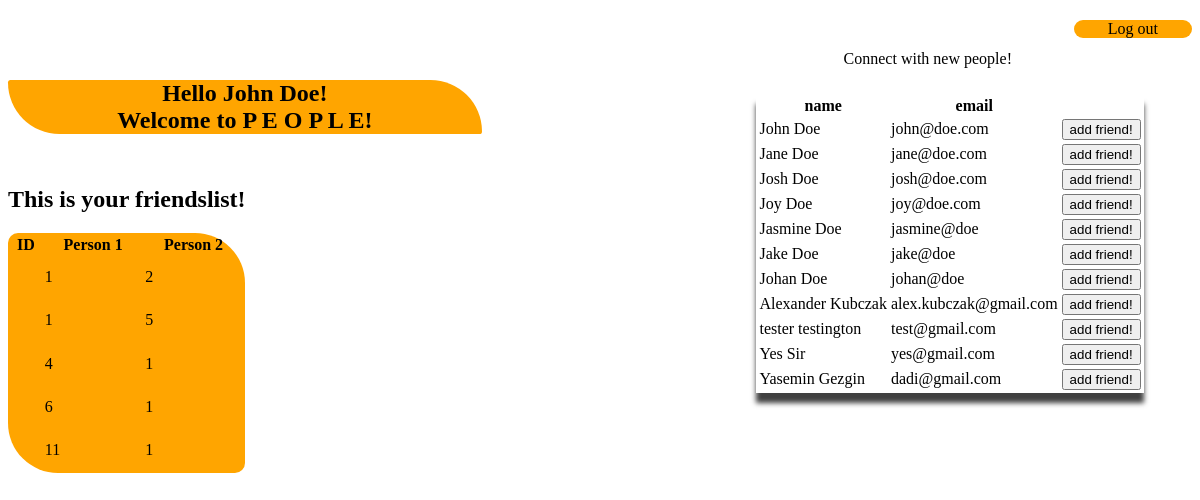
The page / (signed in) on the database its author committed.
### tables this page shows
CREATE TABLE `users` (
  `user_id` int(11) NOT NULL,
  `user_name` varchar(255) NOT NULL,
  `user_email` varchar(255) NOT NULL,
  `user_password` varchar(128) NOT NULL,
  `user_status` varchar(1) NOT NULL DEFAULT 'P',
  `user_img` varchar(255) NOT NULL
);

CREATE TABLE `relationships` (
  `user_id_a` int(11) NOT NULL,
  `user_id_b` int(11) NOT NULL
);

### components/showallusers.php (the view)
<?php
$sql = "SELECT * FROM users";
$result = $connect->query($sql);
if ($result->num_rows > 0) {
  echo "
	<p class='connecthead'>Connect with new people!</p>
	  <table class='allusers'>
	  <thead>
	    <tr>
	      <th>name</th>
	      <th>email</th>
	    </tr>
	  </thead>";
while($row = $result->fetch_assoc()) {
	echo
		'<tr>
			<td class="tablename">' .$row["user_name"]. '</td>
			<td class="tableemail">' .$row["user_email"]. '</td>
			<td><form action="addnewfriend.php" method="GET">
					  <input type="hidden" name="user_id" value="' .$row["user_id"]. '"/>
					  <button type="submit" class="btn btn-primary">add friend!
					  </button>
				</form>
			</td>
	    </tr>';
  }
echo '</table>';
}
?>

### index.php (shortened to what this page needs)
<?php
require_once 'dbconnect.php';
?>
<!DOCTYPE html>
<html>
<head>
<?php include 'components/header.php';?>
<?php
$currentuser = $_SESSION['user'];
$sql = "SELECT * FROM users where user_id = $currentuser";
$result = $connect->query($sql);
$row = $result->fetch_assoc();
echo '<a class="homebutton" type="button" href="logout.php?logout">Log out</a>
  <h2 class="greeting"> Hello ' .$row["user_name"]. '! <br> Welcome to P E O P L E!</h2>';
	?>
<?php include 'components/showallusers.php'; ?>
<br>
<br>
<br>
<br>
<h2> This is your friendslist! </h2>
<?php include 'components/friendships.php'; ?>
</body>
</html>

### components/header.php
<head>
<link rel="stylesheet" type="text/css" href="css/stylesheet.css">
<body>

### components/friendships.php
<?php
$currentname = $_SESSION['user'];
$sql = "SELECT * FROM relationships where (user_id_a = '$currentname') OR (user_id_b = '$currentname')";
$result = $connect->query($sql);
  include 'components/header.php';
if ($result->num_rows > 0) {
echo "
  <table class='freunde'>
  <thead>
    <tr>
      <th scope='col'>ID</th>
      <th scope='col'>Person 1</th>
      <th scope='col'>Person 2</th>
    </tr>
  </thead>";
while($row = $result->fetch_assoc()) {
	echo
		'<tr class="my-5">
			<td>' .$row["user_id"]. '</td>
			<td>' .$row["user_id_a"]. '</td>
			<td>' .$row["user_id_b"]. '</td>
	    </tr>';
  }
echo '</table>';
}
?>

### css/stylesheet.css (style rules this page uses)
.homebutton { background-color: orange; text-decoration: none; color: black; width: 10%; float: right; text-align: center; border-radius: 1vw; }
.allusers { float: right; position: relative; left: 10vw; box-shadow: 0px 10px 5px 0px rgba(0,0,0,0.75); }
.tablename { margin-bottom: 1vw; }
.greeting { width: 40%; position: relative; top: 5vw; background-color: orange; border-radius: 10px 200px 10px 200px; text-align: center; }
.connecthead { position: relative; bottom: 5vw; right: 15vw; float: right; }
.freunde { background-color: orange; border-radius: 10px 50px 10px 50px; width: 20%; height: 20vw; }

### rows shown on the page
users: user_name "John Doe", user_email "john@doe.com"
users: user_name "Jane Doe", user_email "jane@doe.com"
users: user_name "Josh Doe", user_email "josh@doe.com"
users: user_name "Joy Doe", user_email "joy@doe.com"
users: user_name "Jasmine Doe", user_email "jasmine@doe"
users: user_name "Jake Doe", user_email "jake@doe"
users: user_name "Johan Doe", user_email "johan@doe"
users: user_name "Alexander Kubczak", user_email "alex.kubczak@gmail.com"
users: user_name "tester testington", user_email "test@gmail.com"
users: user_name "Yes Sir", user_email "yes@gmail.com"
users: user_name "Yasemin Gezgin", user_email "dadi@gmail.com"
relationships: user_id_a "1", user_id_b "2"
relationships: user_id_a "1", user_id_b "5"
relationships: user_id_a "4", user_id_b "1"
relationships: user_id_a "6", user_id_b "1"
relationships: user_id_a "11", user_id_b "1"
